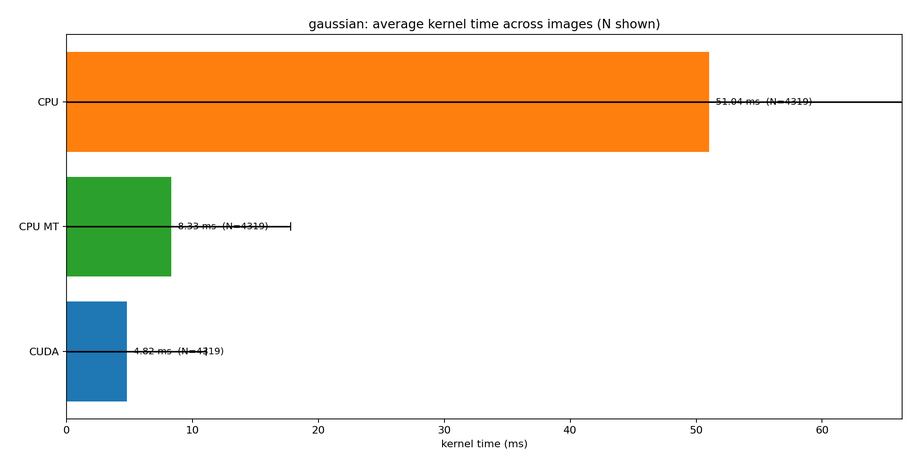
#> input picture TST/4300imgs_synths_multisobel_includeMemcpy/gaussian_avg_by_backend.png, 921 x 468 px, shrunk from 1952 x 992 before the run
$ python testScript.py --exe 4300imgs_synths_multisobel_includeMemcpy/time_vs_area.png --images 4300imgs_synths_multisobel_includeMemcpy --dataset 4300imgs_synths_multisobel_includeMemcpy   (older library calls are emulated)
#> lines starting #> are read from the running program, lines starting #| are printed output that depends on the picture
import argparse
import csv
import json
import re
import subprocess
import sys
from pathlib import Path
from collections import defaultdict, OrderedDict
import statistics
import cv2
import numpy as np
import os
import math

import matplotlib
matplotlib.use("Agg")

import matplotlib.pyplot as plt

CUDA_VARIANT_LABEL = {
    0: "CUDA v0 original",
    1: "CUDA v1 ro+const",
    2: "CUDA v2 tiled RGB",
    3: "CUDA v3 tiled Y"
}

COPY_NEEDLES = ["h2d", "d2h"]

SCALE_NEEDLES = ["scale input 0..1 -> 0..255", "scale output 0..255 -> 0..1"]

OP_MARKER = {
    "sobel": "o",
    "sharpen": "s",
    "gaussian": "^",
}
BACKEND_COLOR = {
    "cuda":     "C0",
    "cpu":      "C1",
    "mt":       "C2",
    # distinct colors for Sobel CUDA variants
    "cuda_v0":  "C3",
    "cuda_v1":  "C4",
    "cuda_v2":  "C5",
    "cuda_v3":  "C6",
}

# ----------------------------- WB timer parsing ------------------------------
WB_TIMER_SUBSTR = {
    "sharpen":  ["sharpen kernel"],
    "sobel":    ["sobel fused kernel"],
    "gaussian": ["gaussian horiz", "gaussian vert", "gaussian kernel"],
}
RE_CORRECT = re.compile(r'"correctq"\s*:\s*true', re.IGNORECASE)
# Look for our print like: "CPU backend: MT, threads=12"
RE_THREADS = re.compile(r"threads\s*=\s*(\d+)", re.IGNORECASE)

# [45 lines left out: functions parse_wb_timers_all, parse_time_ms, parse_threads_used, not called in this run]

# ------------------------------ expected images ------------------------------
def expected_gaussian(img_bgr):
    return cv2.GaussianBlur(img_bgr, (5, 5), 0)

def expected_sobel(img_bgr):
    gray = cv2.cvtColor(img_bgr, cv2.COLOR_BGR2GRAY)
    sx = cv2.Sobel(gray, cv2.CV_64F, 1, 0, ksize=3)
    sy = cv2.Sobel(gray, cv2.CV_64F, 0, 1, ksize=3)
    mag = cv2.magnitude(sx, sy)
    mag8 = np.uint8(np.clip(mag, 0, 255))
    return cv2.cvtColor(mag8, cv2.COLOR_GRAY2BGR)

def expected_sharpen(img_bgr):
    k = np.array([[-1, -1, -1],
                  [-1,  9, -1],
                  [-1, -1, -1]], dtype=np.float32)
    return cv2.filter2D(img_bgr, ddepth=-1, kernel=k, borderType=cv2.BORDER_DEFAULT)

# --------------------------------- fs helpers --------------------------------
def list_images(images_dir: Path):
    exts = {".png", ".jpg", ".jpeg", ".bmp", ".tif", ".tiff", ".ppm"}
    files = [p for p in images_dir.iterdir() if p.is_file() and p.suffix.lower() in exts]
    files.sort()
    return files

def write_ppm(path: Path, img_bgr):
    path.parent.mkdir(parents=True, exist_ok=True)
    ok = cv2.imwrite(str(path), img_bgr)
    if not ok:
        raise RuntimeError(f"Failed to write {path}")

# ----------------------------------- run exe ---------------------------------
def run_one(exe: Path,
            input_ppm: Path,
            expected_ppm: Path,
            op: str,
            backend: str,
            threads: int | None,
            trailing_comma_in_i: bool,
            extra_i: list[str] | None,
            print_cmd: bool,
            debug: bool,
            win_high_prio: bool,
            cuda_inc_copies: bool,
            cuda_inc_scales: bool,
            cuda_variant: int | None = None):
    inputs = [str(input_ppm)]
    if extra_i:
        inputs.extend(extra_i)
    i_arg = ",".join(inputs) + ("," if trailing_comma_in_i else "")

    cmd = [str(exe), "--op", op, "--backend", backend, "-i", i_arg, "-e", str(expected_ppm), "-t", "image"]
    if backend == "mt" and threads is not None:
        cmd += ["--threads", str(threads)]
    # NEW: pass sobel variant if requested
    if backend == "cuda" and op == "sobel" and cuda_variant is not None:
        cmd += ["--cuda-variant", str(cuda_variant)]
    if print_cmd:
        print("[cmd]", " ".join(cmd))

    # High-priority on Windows (optional)
    kwargs = {"text": True, "stderr": subprocess.STDOUT}
    try:
        import os
        if win_high_prio and os.name == "nt":
            kwargs["creationflags"] = subprocess.HIGH_PRIORITY_CLASS
    except Exception:
        pass

    out = subprocess.check_output(cmd, **kwargs)
    correct = RE_CORRECT.search(out) is not None
    # Use combined timing (CUDA can include copies/scales per flags)
    t_ms = compute_time_ms(op, backend, out,
                           include_copies=cuda_inc_copies,
                           include_scales=cuda_inc_scales,
                           debug=debug)
    threads_used = parse_threads_used(out)
    return correct, t_ms, threads_used, out

# ---------------------------------- plotting ---------------------------------
BACKEND_DISPLAY = OrderedDict([
    ("cuda", "CUDA"),
    ("cpu",  "CPU"),
    ("mt",   "CPU MT"),
])

# [193 lines left out: functions plot_grouped_per_image, compute_backend_stats, plot_avg_per_backend, plot_scatter_time_vs_area, backend_sort_key, not called in this run]

def finalize_outputs(results, rows_for_csv, args, dims, plots_dir: Path):
    print("\n[finalize] generating plots/CSV from collected results...")
    plots_dir.mkdir(parents=True, exist_ok=True)

    # Partial summary based on collected rows
    n_total = len(rows_for_csv)
    n_correct = sum(int(r.get("correct", 0)) for r in rows_for_csv)
    print(f"Summary (partial ok): {n_correct} / {n_total} runs reported correctq:true")

    # Average plots per filter (horizontal bars, dynamic size)
    for op in args.ops:
        indices = sorted(results[op].keys())
        backend_keys = []
        for idx in indices:
            backend_keys.extend(results[op][idx].keys())
        backend_keys = sorted(set(backend_keys))
        backend_order = sorted(backend_keys, key=backend_sort_key)

        labels, means, stdevs, ns, colors = [], [], [], [], []
        for bk in backend_order:
            vals = [results[op][idx].get(bk, {}).get("ms", None) for idx in indices]
            vals = [v for v in vals if v is not None]
            if not vals:
                continue
            labels.append(BACKEND_DISPLAY.get(bk, bk))
            means.append(float(np.mean(vals)))
            stdevs.append(float(np.std(vals, ddof=1)) if len(vals) > 1 else 0.0)
            ns.append(len(vals))
            # color per backend/variant (falls back to C7 if missing)
            colors.append(BACKEND_COLOR.get(bk, "C7"))

        if not labels:
            print(f"[plot] no data to plot for {op}")
            continue

        # ---- horizontal bar chart with dynamic figure size ----
        n = len(labels)
        max_label_len = max((len(s) for s in labels), default=10)
        width_in  = max(12.0, 0.9 * n + 0.45 * max_label_len)
        height_in = max(6.0,  0.6 * n + 2.0)
        dpi = 160

        fig, ax = plt.subplots(figsize=(width_in, height_in), dpi=dpi)
        fig.set_size_inches(width_in, height_in, forward=True)
        y = np.arange(n)
        ax.barh(y, means, xerr=stdevs, capsize=4, color=colors)

        # axis/labels
        ax.invert_yaxis()  # top entry at top
        ax.set_yticks(y, labels)
        ax.set_xlabel("kernel time (ms)")
        ax.set_title(f"{op}: average kernel time across images (N shown)")

        # room for annotations on the right
        xmax = max(means) if means else 1.0
        ax.set_xlim(0, xmax * 1.30)
        offset = max(0.01 * xmax, 0.5)
        for yi, (m, n_runs) in enumerate(zip(means, ns)):
            ax.text(m + offset, yi, f"{m:.2f} ms  (N={n_runs})", va="center", fontsize=9)

        # generous margins; then save
        plt.subplots_adjust(left=0.30, right=0.98, top=0.90, bottom=0.12)
        fig.tight_layout()
        out_path = plots_dir / f"{op}_avg_by_backend.png"
        fig.savefig(out_path, dpi=dpi, bbox_inches="tight", pad_inches=0.25)
        plt.close(fig)
        print(f"[plot] wrote {out_path}  (figsize={width_in:.1f}x{height_in:.1f} in @ {dpi} dpi)")

    # CSV
    if args.csv:
        csv_path = Path(args.csv)
        csv_path.parent.mkdir(parents=True, exist_ok=True)
        with open(csv_path, "w", newline="") as f:
            writer = csv.DictWriter(f, fieldnames=[
                "index","image","op","backend","cuda_variant","threads_used","time_ms","correct","width","height","area"
            ])
            writer.writeheader()
            for row in rows_for_csv:
                writer.writerow(row)
        print(f"[csv] wrote {csv_path}")

    # Scatter (optional)
    if args.scatter:
        scatter_path = Path(args.scatter_out) if args.scatter_out else (plots_dir / "time_vs_area.png")
        if scatter_path.is_dir():  # if a directory was passed by mistake
            scatter_path = scatter_path / "time_vs_area.png"
        plot_scatter_time_vs_area(rows_for_csv, scatter_path)

    # Thread count summary (MT)
    for op in args.ops:
        mt_counts = [int(r["threads_used"]) for r in rows_for_csv
                     if r.get("backend") == "mt" and r.get("op") == op and str(r.get("threads_used","")).isdigit()]
        if mt_counts:
            avg = sum(mt_counts) / len(mt_counts)
            uniq = sorted(set(mt_counts))
            print(f"[threads] {op}: CPU MT avg={avg:.2f}, unique={uniq}")
        else:
            print(f"[threads] {op}: no MT runs (or no thread info parsed)")

# [67 lines left out: functions compute_time_ms, discover_dataset_inputs, not called in this run]

# ------------------------------------ main ---------- ------------------------
def main():
    ap = argparse.ArgumentParser(description="Prepare dataset, run CUDA/CPU/MT backends, parse WB timers, plot grouped comparisons, export CSV.")
    ap.add_argument("--exe", required=True, help="Path to built .exe")
    ap.add_argument("--skip-prep", action="store_true",
                    help="Skip preprocessing: do not generate PPMs/expected images; reuse existing Dataset/<idx>/ subfolders.")
    ap.add_argument("--images", required=True, help="Directory containing source images")
    ap.add_argument("--dataset", required=True, help="Directory to write dataset/<idx> subfolders")
    ap.add_argument("--ops", nargs="+", default=["gaussian", "sobel", "sharpen"],
                    help="Filters to run (subset of: gaussian sobel sharpen)")
    ap.add_argument("--backends", nargs="+", default=["cuda", "cpu", "mt"],
                    help="Backends to run (subset of: cuda cpu mt)")
    ap.add_argument("--threads", type=int, default=None,
                    help="Thread count for backend=mt (if omitted, app decides)")
    ap.add_argument("--start-idx", type=int, default=0, help="Starting dataset index")
    ap.add_argument("--max", type=int, default=None, help="Max number of images to process")
    ap.add_argument("--trailing-comma-in-i", action="store_true",
                    help="Append trailing comma to -i CSV (some WB harnesses expect this).")
    ap.add_argument("--extra-i", nargs="*", default=None,
                    help="Extra inputs to append to -i after the PPM (rare; pass absolute paths).")
    ap.add_argument("--out-plots", default=".", help="Directory to save timing plots")
    ap.add_argument("--csv", default=None, help="Optional path to write a CSV of all runs")
    ap.add_argument("--print-cmd", action="store_true", help="Print each exe command before running")
    ap.add_argument("--debug", action="store_true", help="Print parsed WB timer messages for troubleshooting")
    ap.add_argument("--scatter", action="store_true",
                    help="Emit a single scatter plot: time (ms, log) vs image area, colored by backend, shaped by op.")
    ap.add_argument("--scatter-out", default=None,
                    help="Output PNG for the scatter plot (default: <plots_dir>/time_vs_area.png)")
    ap.add_argument("--win-high-priority", action="store_true",
                    help="On Windows, launch the exe with HIGH_PRIORITY_CLASS")
    ap.add_argument("--sobel-variants", nargs="+", default=["2"],
                    help="CUDA Sobel variants to run: 0 1 2 3, or 'all'")

    # CUDA timing options
    group = ap.add_mutually_exclusive_group()
    group.add_argument("--cuda-kernel-only", dest="cuda_inc_copies", action="store_false",
                       help="CUDA timing excludes H2D/D2H (kernel-only)")
    group.add_argument("--cuda-include-copies", dest="cuda_inc_copies", action="store_true",
                       help="CUDA timing includes H2D/D2H")
    ap.set_defaults(cuda_inc_copies=True)
    ap.add_argument("--cuda-include-scales", action="store_true",
                    help="Also include CUDA pre/post scale kernels in CUDA time")

    args = ap.parse_args()

    # Normalize sobel variants
    if any(s.lower() == "all" for s in args.sobel_variants):
        sobel_variants = [0, 1, 2, 3]
    else:
        sobel_variants = []
        for s in args.sobel_variants:
            try:
                v = int(s)
                if v in (0, 1, 2, 3):
                    sobel_variants.append(v)
            except ValueError:
                pass
        if not sobel_variants:
            sobel_variants = [2]  # default

    # Extend BACKEND_DISPLAY with nice labels for the requested variants
    for v in sobel_variants:
        BACKEND_DISPLAY[f"cuda_v{v}"] = CUDA_VARIANT_LABEL.get(v, f"CUDA v{v}")

    # Safe ops list + echo
    ops_to_run = [op for op in args.ops if op in ("sobel", "sharpen", "gaussian")]
    if not ops_to_run:
        print("[err] no valid ops requested (expect any of: sobel sharpen gaussian)", file=sys.stderr)
        sys.exit(2)
    print(f"[args] ops={ops_to_run} backends={args.backends} sobel_variants={sobel_variants}")

    exe = Path(args.exe)
    images_dir = Path(args.images)
    dataset_dir = Path(args.dataset)
    plots_dir = Path(args.out_plots)

    if not exe.is_file():
        print(f"[err] --exe not found: {exe}", file=sys.stderr); sys.exit(2)
    if not args.skip_prep and not images_dir.exists():
        print(f"[err] --images not found: {images_dir}", file=sys.stderr); sys.exit(2)
    dataset_dir.mkdir(parents=True, exist_ok=True)
    plots_dir.mkdir(parents=True, exist_ok=True)

    # Results & CSV rows (must exist for both prep paths)
    results = defaultdict(lambda: defaultdict(dict))
    rows_for_csv = []

    # Prep dataset & capture dimensions
    dims = {}  # idx -> (w,h)
    run_items = []  # list of tuples (idx, input_ppm_path, image_name_for_csv)

    if args.skip_prep:
        print("[prep] skipping preprocessing; discovering existing Dataset/<idx>/input*.ppm ...")
        idxs, input_map = discover_dataset_inputs(dataset_dir)
        if args.max is not None:
            idxs = idxs[:args.max]
        if not idxs:
            print(f"[err] --skip-prep set but no inputs found in {dataset_dir}", file=sys.stderr); sys.exit(2)

        for idx in idxs:
            in_ppm = input_map[idx]
            img = cv2.imread(str(in_ppm))
            if img is None:
                print(f"[warn] failed to read {in_ppm}, skipping idx={idx}")
                continue
            h, w = img.shape[:2]
            dims[idx] = (w, h)
            run_items.append((idx, in_ppm, in_ppm.name))

    else:
        # Build from source images
        files = list_images(images_dir)
        if args.max is not None:
            files = files[:args.max]
        if not files:
            print(f"[err] no images found in {images_dir}", file=sys.stderr); sys.exit(2)

        print("[prep] building dataset folders and expected outputs...")
        for idx, src in enumerate(files, start=args.start_idx):
            img = cv2.imread(str(src))
#> img is the input picture: shape (468, 921, 3); mean B, G, R 209.9, 228.4, 243.2
            if img is None:
                print(f"[warn] failed to read {src}, skipping"); continue
            h, w = img.shape[:2]
            dims[idx] = (w, h)
            d = dataset_dir / f"{idx}"
            d.mkdir(parents=True, exist_ok=True)

            # Write input ppm
            input_ppm = d / f"input{idx}.ppm"
            write_ppm(input_ppm, img)

            # Write expected outputs only for requested ops
            if "gaussian" in args.ops:
                write_ppm(d / "expected_gaussian.ppm", expected_gaussian(img))
#> in expected_gaussian, `return cv2.GaussianBlur(img_bgr, (5, 5), 0)`:
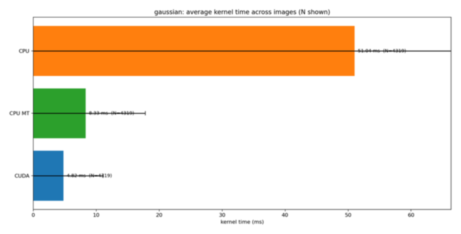
#> returned value: shape (468, 921, 3) (shown at 1/2 size); mean of channels 0, 1, 2 210, 228.5, 243.2; drawn as B, G, R
            if "sobel" in args.ops:
                write_ppm(d / "expected_sobel.ppm", expected_sobel(img))
#> in expected_sobel, `gray = cv2.cvtColor(img_bgr, cv2.COLOR_BGR2GRAY)`:
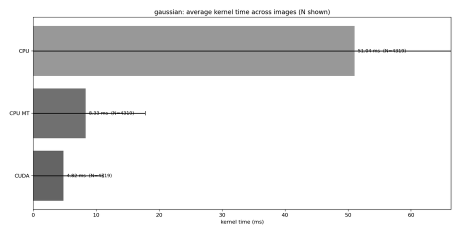
#> gray: shape (468, 921) (shown at 1/2 size); min 0, max 255, mean 230.7
#> in expected_sobel, `sx = cv2.Sobel(gray, cv2.CV_64F, 1, 0, ksize=3)`:
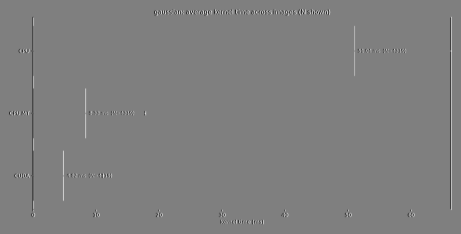
#> sx: shape (468, 921) float64 (shown at 1/2 size); min -978, max 985, mean 0; drawn with min black and max white
#> in expected_sobel, `sy = cv2.Sobel(gray, cv2.CV_64F, 0, 1, ksize=3)`:
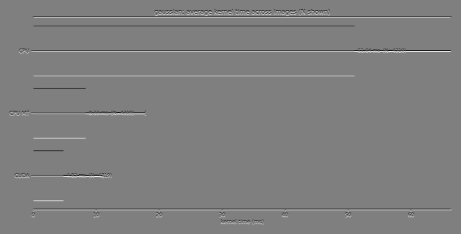
#> sy: shape (468, 921) float64 (shown at 1/2 size); min -1020, max 1020, mean 0; drawn with min black and max white
#> in expected_sobel, `mag = cv2.magnitude(sx, sy)`:
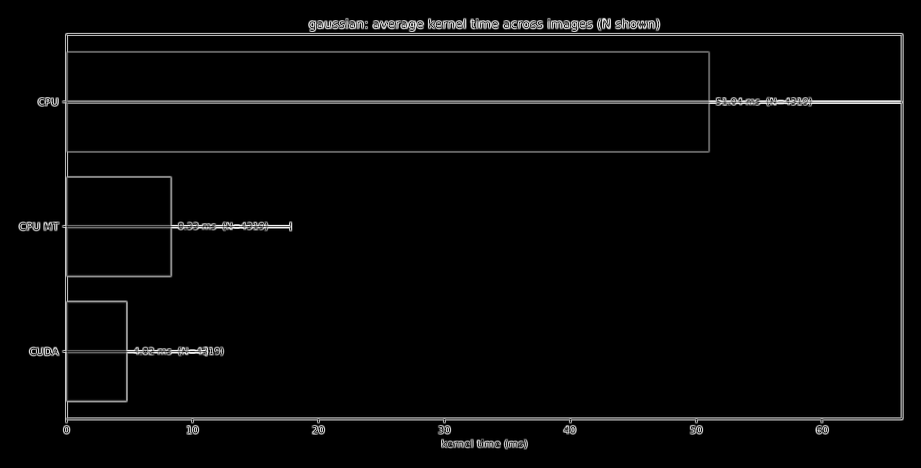
#> mag: shape (468, 921) float64; min 0, max 1070.2, mean 28.6; drawn with min black and max white
#> (the rest of the program and of its run is left out)
